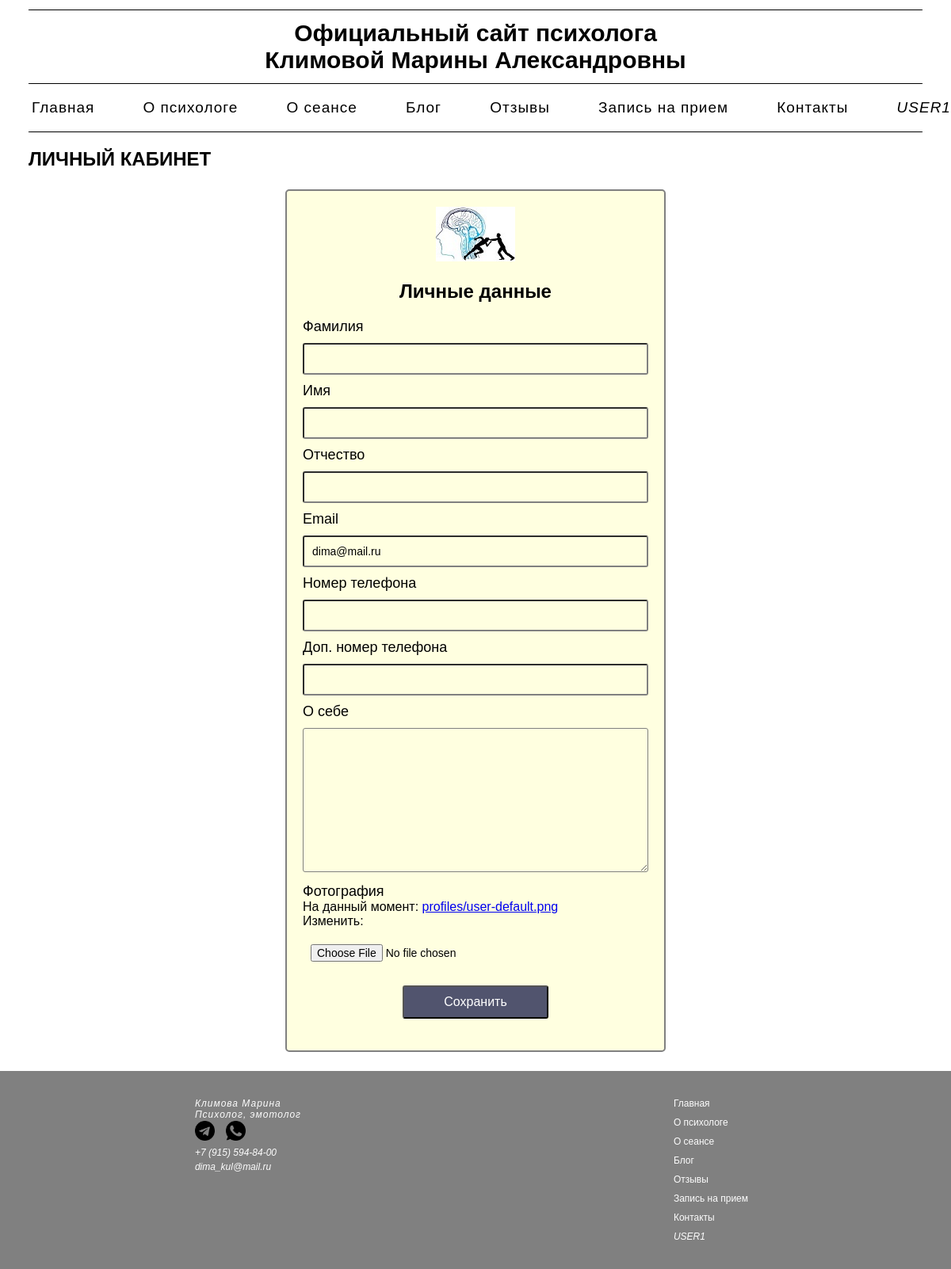
Page /personal_account/edit_account/ (signed in) on the earlier database version.
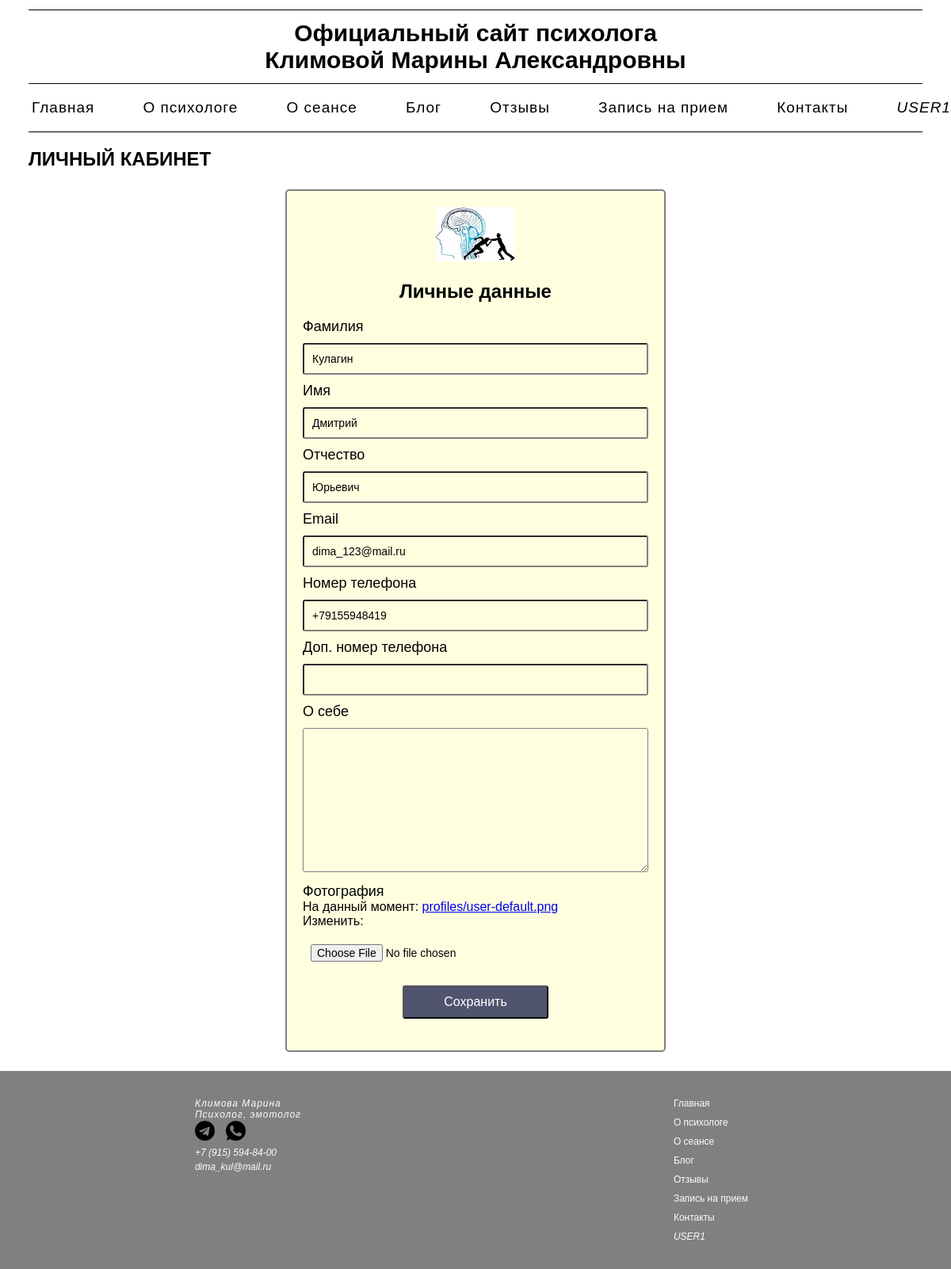
Same page on the later database version.
### personal_account/models.py (models this page shows, shortened)
class Profile(models.Model):
    user = models.OneToOneField(User, on_delete=models.CASCADE, null=True, blank=True, verbose_name='Имя пользователя')
    username = models.CharField(max_length=200, null=True, blank=True, verbose_name='Имя пользователя')
    name = models.CharField(max_length=200, null=True, blank=True, verbose_name='Имя')
    surname = models.CharField(max_length=200, null=True, blank=True, verbose_name='Фамилия')
    patronymic = models.CharField(max_length=200, null=True, blank=True, verbose_name='Отчество')
    email = models.EmailField(max_length=500, null=False, blank=False)
    phoneNumber = PhoneNumberField(null=True, blank=True, verbose_name='Номер телефона')
    secondPhoneNumber = PhoneNumberField(null=True, blank=True, verbose_name='Доп. номер телефона')
    bio = models.TextField(null=True, blank=True, verbose_name='О себе')
    profile_image = models.ImageField(upload_to='profiles/', default='profiles/user-default.png', verbose_name='Фото')
    created = models.DateTimeField(auto_now_add=True, verbose_name='Дата регистрации')
    class Meta:
        verbose_name = "Профиль"
        verbose_name_plural = "Профили"

### personal_account/views.py (the view)
# urls.py: path('edit_account/', views.edit_account, name="edit_account"),
@login_required(login_url="personal_account:login")
def edit_account(request):
    profile = request.user.profile
    form = ProfileForm(instance=profile)
    if request.method == "POST":
        form = ProfileForm(request.POST, request.FILES, instance=profile)
        if form.is_valid():
            form.save()
            return redirect('personal_account:profile_user')
    context = {'form': form}
    return render(request, "personal_account/profile_form.html", context)

### personal_account/forms.py
class ProfileForm(ModelForm):
    class Meta:
        model = Profile
        fields = ['surname', 'name', 'patronymic', 'email', 'phoneNumber', 'secondPhoneNumber', 'bio', 'profile_image']
        labels = {'surname': 'Фамилия', 'name': 'Имя', 'patronymic': 'Отчество', 'phoneNumber': 'Номер телефона',
                  'secondPhoneNumber': 'Доп. номер телефона', 'bio': 'О себе', 'profile_image': 'Фотография'}
    def __init__(self, *args, **kwargs):
        super().__init__(*args, **kwargs)
        for name, field in self.fields.items():
            field.widget.attrs.update({'class': 'login_input'})

### personal_account/templates/personal_account/profile_form.html (shortened to what this page needs)
{% extends 'main/menu.html' %}
{% block content %}
{% load static %}
<h2 class="profile_h2">
    <a href="{% url 'personal_account:profile_user' %}" class="profile_h2_a">
        Личный кабинет
    </a>
</h2>
<div class="login_container">
    <div class="login_card">
        <div class="login_header">
            <a href="{% url 'personal_account:profile_user' %}"><img src="{% static 'main/login_logo.jpg' %}" alt="Изображение"></a>
            <h2>
            Личные данные
            </h2>
        </div>
        <form action="{% url 'personal_account:edit_account' %}" method="post" enctype="multipart/form-data">
            {% for field in form %}
            <div class="login_text_over_input">
                {{ field.label }}
            </div>
                {{ field }}
            {% endfor %}
            <div style="text-align:center">
                <input class="login_but" type="submit" value="Сохранить">
            </div>
        </form>
    </div>
</div>
{% endblock %}

Differences in the rows shown:
changed Profile: surname (not shown) → "Кулагин"; name (not shown) → "Дмитрий"; patronymic (not shown) → "Юрьевич"; email "dima@mail.ru" → "dima_123@mail.ru"; phoneNumber (not shown) → "+79155948419"
